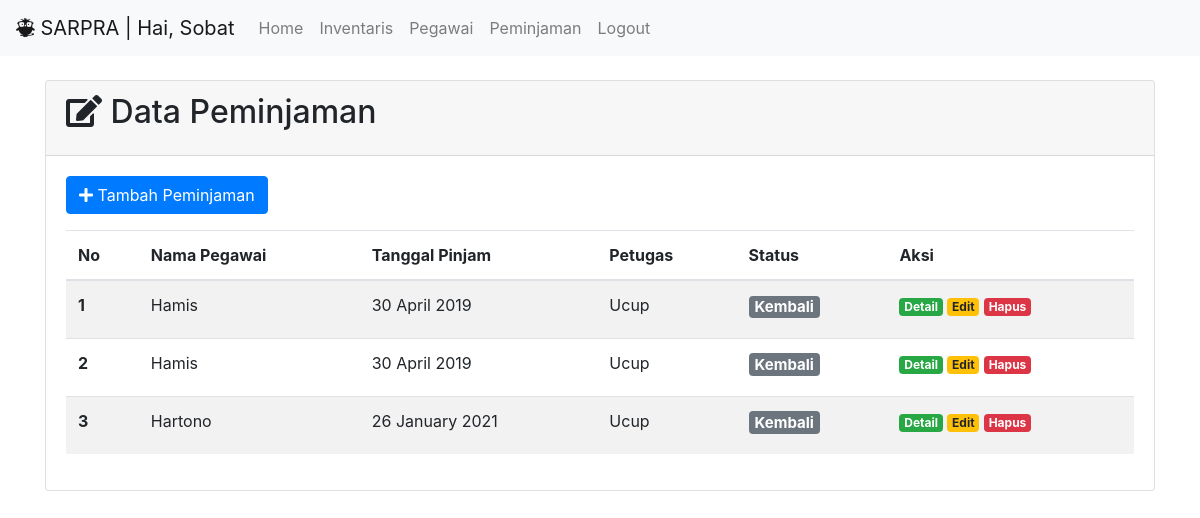
/transaksi/index.php (signed in), run on the app's committed database.
### tables this page shows
CREATE TABLE `peminjaman` (
  `id_pinjam` int(11) NOT NULL,
  `id_inventaris` int(3) DEFAULT NULL,
  `id_pegawai` int(3) NOT NULL,
  `tgl_pinjam` date NOT NULL,
  `tgl_kembali` date DEFAULT NULL,
  `status` enum('Dipinjam','Kembali') NOT NULL DEFAULT 'Dipinjam',
  `id_petugas` int(3) DEFAULT NULL
);

CREATE TABLE `pegawai` (
  `id_pegawai` int(3) NOT NULL,
  `nama_pegawai` varchar(50) NOT NULL,
  `telp` varchar(50) NOT NULL,
  `alamat` varchar(200) NOT NULL,
  `id_level` int(3) DEFAULT NULL
);

CREATE TABLE `petugas` (
  `id_petugas` int(3) NOT NULL,
  `nama_petugas` varchar(100) NOT NULL,
  `username` varchar(100) NOT NULL,
  `password` varchar(50) NOT NULL,
  `id_level` int(3) DEFAULT NULL
);

### transaksi/index.php (the view, shortened to what this page needs)
<?php
include '../koneksi.php';
$sql = "SELECT * FROM peminjaman INNER JOIN pegawai
        ON peminjaman.id_pegawai = pegawai.id_pegawai
        INNER JOIN petugas ON peminjaman.id_petugas = petugas.id_petugas
        ORDER BY peminjaman.tgl_pinjam";
$res = mysqli_query($koneksi, $sql);
$pinjam = array();
while ($data = mysqli_fetch_assoc($res))
{
    $pinjam[] = $data;
}
include '../aset/header.php';
?>
<div class="container">
    <div class="row mt-4">
        <div class="col-md">
            <div class="card">
                <div class="card-header">
        <h2 class="card-title"><i class="fas fa-edit"></i> Data Peminjaman</h2>
                </div>
    <div class="card-body">
        <a type="button" class="btn btn-primary mb-3" href="form-pinjam.php">
            <i class="fas fa-plus"></i> Tambah Peminjaman
        </a>
        <table class="table table-striped">
    <thead>
        <tr>
            <th scope="col">No</th>
            <th scope="col">Nama Pegawai</th>
            <th scope="col">Tanggal Pinjam</th>
            <th scope="col">Petugas</th>
            <th scope="col">Status</th>
            <th scope="col">Aksi</th>
        </tr>
    </thead>
    <tbody>
        <?php
        $no = 1;
        foreach ($pinjam as $p) { ?>
            <tr>
                <th scope="row"><?=$no ?></th>
                <td><?= $p['nama_pegawai'] ?></td>
                <td><?= date('d F Y', strtotime($p['tgl_pinjam'])) ?></td>
                <td><?= $p['nama_petugas'] ?></td>
                <td>
                    <?php
                        if($p['status'] == "Dipinjam") {
                            echo '<h5> <span class = "badge badge-info"> Dipinjam </span> </h5>';
                        } else {
                            echo '<h5> <span class = "badge badge-secondary"> Kembali </span> </h5>';
                        }
                    ?>
                </td>
                <td>
                <a href="detail.php?id_pinjam=<?= $p['id_pinjam'] ?>" class="badge badge-success">Detail</a>
                <a href="form-edit.php?id_pinjam=<?= $p['id_pinjam'] ?>" class="badge badge-warning ">Edit</a>
                <a href="hapus.php?id_pinjam=<?= $p['id_pinjam'] ?>" class="badge badge-danger" onclick="return confirm('Apakah Anda Yakin Ingin Menghapus Data Transaksi?')">Hapus</a>
                </td>
            </tr>
        <?php
        $no++;
        }
        ?>
    </tbody>
        </table>
            </div>
            </div>
        </div>
    </div>
</div>
<?php
include '../aset/footer.php';
?>

### aset/header.php (shortened to what this page needs)
<!DOCTYPE html>
<html lang="en">
<head>
    <link rel="stylesheet" href="http://localhost/sarpra/aset/bootstrap/css/bootstrap.min.css">
    <link rel="stylesheet" href="http://localhost/sarpra/aset/fontawesome/css/all.min.css">
</head>
<body>
    <nav class="navbar navbar-expand-lg navbar-light bg-light">
  <a class="navbar-brand" href="#"><i class="fab fa-earlybirds"></i> SARPRA | Hai, Sobat</a>
  <div class="collapse navbar-collapse" id="navbarNavAltMarkup">
    <div class="navbar-nav">
      <a class="nav-item nav-link" href="http://localhost/sarpra/index.php">Home</a>
      <a class="nav-item nav-link" href="http://localhost/sarpra/inventaris/index.php">Inventaris</a>
      <a class="nav-item nav-link" href="http://localhost/sarpra/pegawai/index.php">Pegawai</a>
      <a class="nav-item nav-link" href="http://localhost/sarpra/transaksi/index.php">Peminjaman</a>
      <a class="nav-item nav-link" onclick="return confirm('Apakah Anda Yakin Ingin Logout?')" href="http://localhost/sarpra/login/logout.php">Logout</a>
    </div>
  </div>
</nav>
</body>
</html>

### aset/footer.php (shortened to what this page needs)
</body>
</html>

### data on the page
peminjaman: id_pegawai.nama_pegawai "Hamis", tgl_pinjam "30 April 2019", id_petugas.nama_petugas "Ucup", status "Kembali"
peminjaman: id_pegawai.nama_pegawai "Hamis", tgl_pinjam "30 April 2019", id_petugas.nama_petugas "Ucup", status "Kembali"
peminjaman: id_pegawai.nama_pegawai "Hartono", tgl_pinjam "26 January 2021", id_petugas.nama_petugas "Ucup", status "Kembali"
